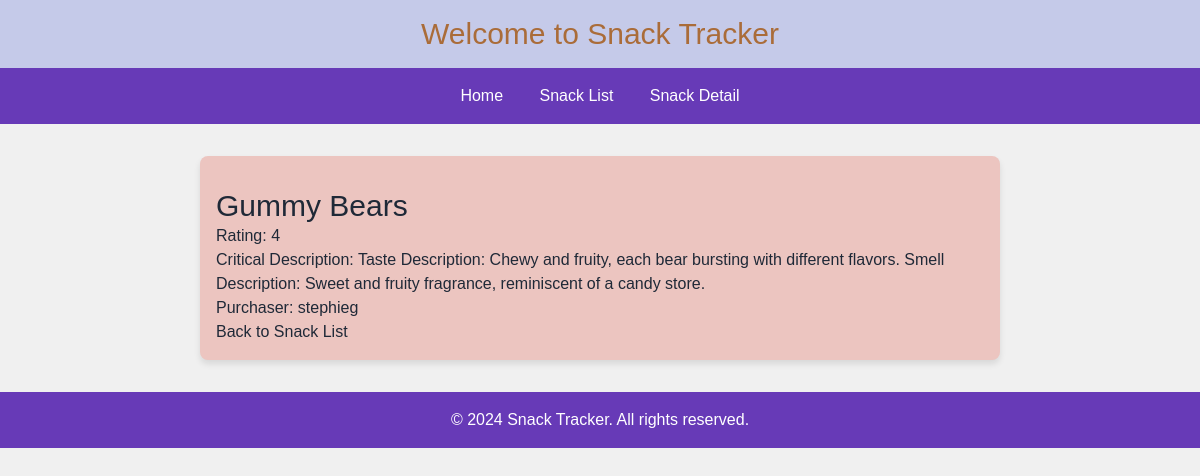
The app's page /snacks/4/ with its own data.
### snacks/models.py (models this page shows, shortened)
class Snack(models.Model):
    name = models.CharField(max_length=64)
    rating = models.IntegerField(default=0)
    critical_description = models.TextField()
    purchaser = models.ForeignKey(get_user_model(), on_delete=models.CASCADE)

### snacks/views.py (the view)
# urls.py: path('snacks/<int:pk>/', SnackDetailView.as_view(), name='snack_detail'),
class SnackDetailView(DetailView):
  template_name = 'snack_detail.html'
  model = Snack

### templates/snack_detail.html (shortened to what this page needs)
{% extends "base.html" %}
{% block content %}
  <div class="container mx-auto mt-4">
    <h1 class="text-3xl text-royalpurple">{{ snack.name }}</h1>
    <p class="text-gray-600">Rating: {{ snack.rating }}</p>
    <p class="text-gray-600">Critical Description: {{ snack.critical_description }}</p>
    <p class="text-gray-600">Purchaser: {{ snack.purchaser }}</p>
    <a href="{% url 'snack_list' %}" class="text-periwinkle hover:underline hover:text-maroon">Back to Snack List</a>
  </div>
{% endblock content %}

### templates/base.html (style rules this page uses)
body { font-family: 'Arial', sans-serif; background-color: #f0f0f0; color: #1f2937; margin: 0; padding: 0; }

### records on screen
Snack: name "Gummy Bears", rating "4", critical_description "Taste Description: Chewy and fruity, each bear bursting with different flavors. Smell Description: Sweet and fruity fragrance, reminiscent of a candy store.", purchaser "stephieg"
